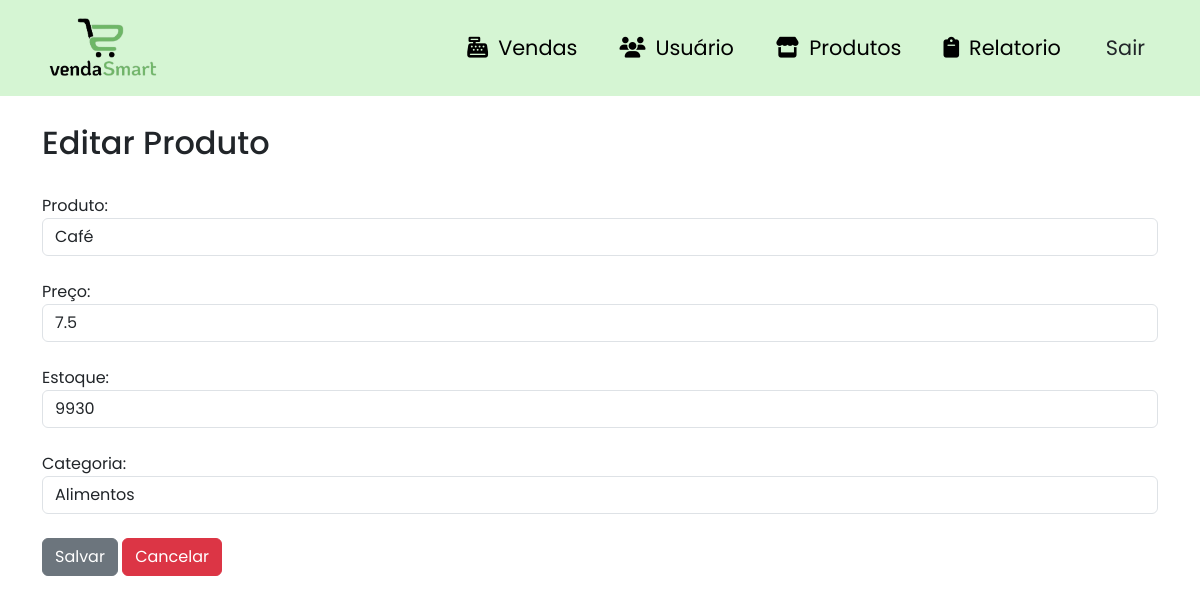
The page /editar-produto/1 (signed in) on the database as committed earlier.
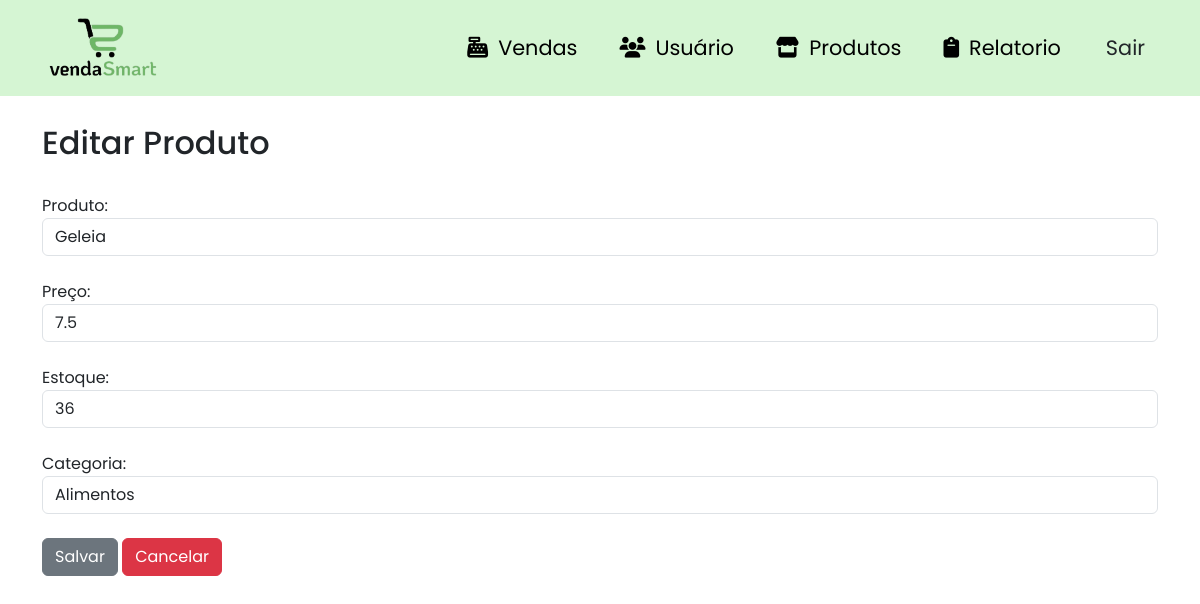
The same page on the database as committed later.
### site_atividade/models/__init__.py (models this page shows, shortened)
class Produtos(database.Model):
    id_produtos = database.Column(database.Integer, primary_key=True)
    produto = database.Column(database.String, nullable=False)
    marca = database.Column(database.String, nullable=False)
    preco_aquisicao = database.Column(database.Float, nullable=False)
    preco = database.Column(database.Float, nullable=False)
    estoque = database.Column(database.Integer, nullable=False)
    margem_lucro = database.Column(database.Float, nullable=True)
    categoria_fk = database.Column(database.Integer, database.ForeignKey('categoria.id_categoria'), nullable=False)
    venda = database.relationship('Venda', backref='produto')

class Categoria(database.Model):
    id_categoria = database.Column(database.Integer, primary_key=True)
    categoria = database.Column(database.String, nullable=False)
    produtos = database.relationship('Produtos', backref='categoria', lazy=True)

### site_atividade/routers/__init__.py (the view, shortened to what this page needs)
@app.route("/editar-produto/<int:id>", methods=['GET', 'POST'])
@login_required
def editar_produto(id):
    produto = Produtos.query.get(id)
    categorias = Categoria.query.all()
    return render_template('editar_produto.html', produto=produto, categorias=categorias)

### site_atividade/models/__init__.py (called while the page is built)
@login_manager.user_loader
def load_usuario(id_usuario):
    return Usuario.query.get(int(id_usuario))

### site_atividade/templates/editar_produto.html
{% extends 'base.html' %}
{% block body %}
<div class="container theme-showcase" role="main">
    <br>
    <div class="page-header">
        <h2 class="box-title col-md-12">Editar Produto</h2>
    </div>
    <br>
    <form method="post" action="{{ url_for('editar_produto', id=produto.id_produtos) }}">
        <div class="form-group">
            <label for="produto">Produto:</label>
            <input type="text" class="form-control" id="produto" name="produto" value="{{ produto.produto }}">
        </div>
        <br>
        <div class="form-group">
            <label for="preco">Preço:</label>
            <input type="number" class="form-control" id="preco" name="preco" step="0.01" min="0" value="{{ produto.preco }}">
        </div>
        <br>
        <div class="form-group">
            <label for="estoque">Estoque:</label>
            <input type="number" class="form-control" id="estoque" name="estoque" min="0" value="{{ produto.estoque }}">
        </div>
        <br>
        <div class="form-group">
            <label for="categoria">Categoria:</label>
            <select class="form-control" id="categoria" name="categoria_fk">
                {% for categoria in categorias %}
                <option value="{{ categoria.id_categoria }}" {% if produto.categoria_fk == categoria.id_categoria %}selected{% endif %}>{{ categoria.categoria }}</option>
                {% endfor %}
            </select>
        </div>
        <br>
        <button type="submit" class="btn btn-Secondary">Salvar</button>
        <a href="{{ url_for('produtos') }}" class="btn btn-Danger">Cancelar</a>
    </form>
</div>
{% endblock %}

Rows that differ between the two databases and show on the page:
changed Produtos "Alimentos": produto "Café" → "Geleia"; estoque "9930" → "36"
